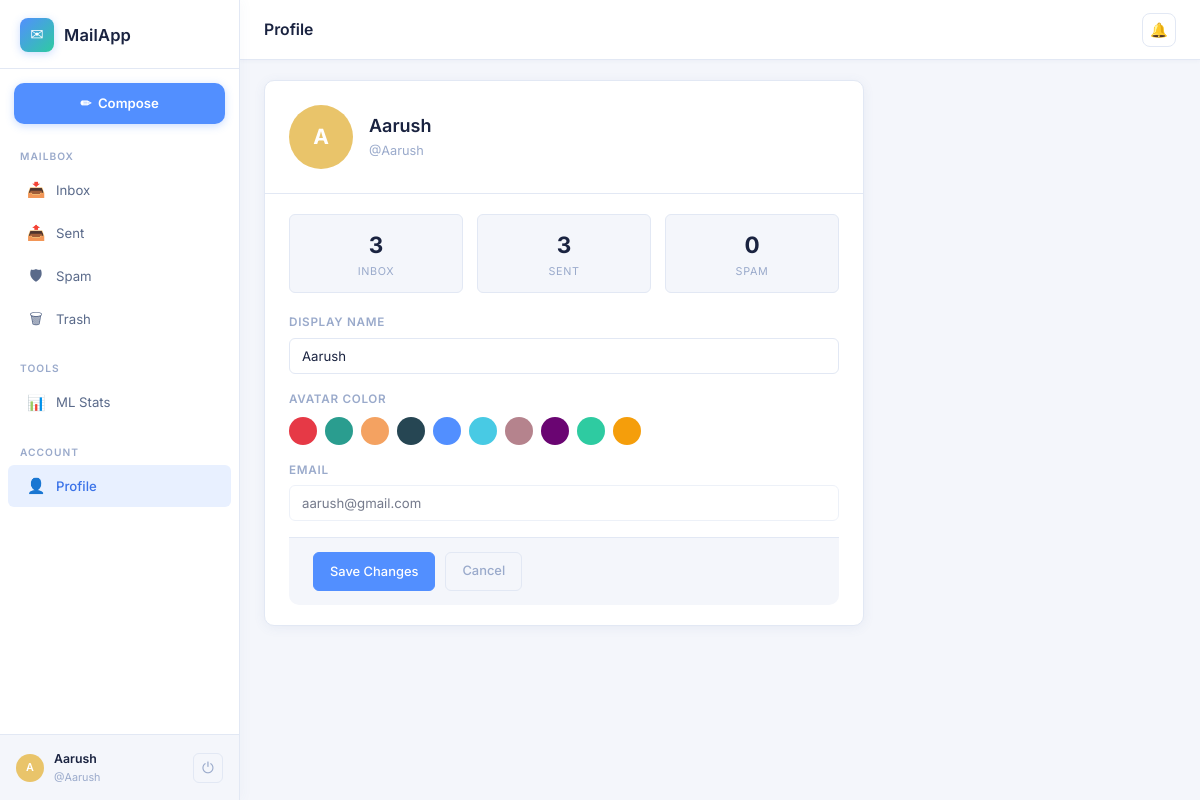
Screenshot of /profile (signed in) with the database file from the repository.
### tables this page shows
CREATE TABLE users (
    id            INTEGER PRIMARY KEY AUTOINCREMENT,
    username      TEXT    NOT NULL UNIQUE COLLATE NOCASE,
    email         TEXT    NOT NULL UNIQUE COLLATE NOCASE,
    password_hash TEXT    NOT NULL,
    display_name  TEXT,
    avatar_color  TEXT    DEFAULT '#6c63ff',
    created_at    DATETIME DEFAULT CURRENT_TIMESTAMP,
    last_login    DATETIME
);

### routes/mail.py (the view, shortened to what this page needs)
@mail_bp.route("/profile", methods=["GET", "POST"])
@login_required
def profile():
    db = get_db()
    user_id = session["user_id"]
    user = db.execute("SELECT * FROM users WHERE id=?", (user_id,)).fetchone()
    stats = db.execute(
        """SELECT
             SUM(CASE WHEN folder='inbox' AND recipient_id=? THEN 1 ELSE 0 END) AS inbox_count,
             SUM(CASE WHEN folder='sent'  AND sender_id=?    THEN 1 ELSE 0 END) AS sent_count,
             SUM(CASE WHEN folder='spam'  AND recipient_id=? THEN 1 ELSE 0 END) AS spam_count
           FROM messages WHERE deleted_at IS NULL""",
        (user_id, user_id, user_id)
    ).fetchone()
    return render_template("profile.html", user=user, stats=stats,
                           folder_counts=_folder_counts(user_id))

### database.py (called while the page is built)
def get_db():
    if "db" not in g:
        db_path = current_app.config["DATABASE_URI"].replace("sqlite:///", "")
        g.db = sqlite3.connect(db_path, detect_types=sqlite3.PARSE_DECLTYPES)
        g.db.row_factory = sqlite3.Row          # access columns by name
        g.db.execute("PRAGMA foreign_keys = ON") # enforce FK constraints
    return g.db

### routes/mail.py (called while the page is built)
def login_required(f):
    @wraps(f)
    def decorated(*args, **kwargs):
        if "user_id" not in session:
            flash("Please log in to continue.", "info")
            return redirect(url_for("auth.login"))
        return f(*args, **kwargs)
    return decorated

def _folder_counts(user_id):
    db = get_db()
    rows = db.execute(
        """SELECT folder, COUNT(*) as cnt
           FROM messages
           WHERE recipient_id=? AND is_read=0 AND deleted_at IS NULL
             AND folder IN ('inbox','spam')
           GROUP BY folder""",
        (user_id,)
    ).fetchall()
    counts = {"inbox": 0, "sent": 0, "spam": 0, "trash": 0}
    for r in rows:
        counts[r["folder"]] = r["cnt"]
    return counts

### templates/profile.html (shortened to what this page needs)
{% extends "base.html" %}
{% set active_folder = 'profile' %}
{% block topbar_title %}Profile{% endblock %}
{% block content %}
<div class="profile-card">
  <div class="profile-header">
    <div class="avatar-lg" id="avatarPreview"
         style="background:{{ user.avatar_color or '#528fff' }}">
      {{ (user.display_name or user.username or '?')[0].upper() }}
    </div>
    <div class="profile-info">
      <div class="display-name">{{ user.display_name or user.username }}</div>
      <div class="username">@{{ user.username }}</div>
    </div>
  </div>
  <div class="profile-body">
    <div class="stats-row">
      <div class="stat-pill">
        <div class="num">{{ stats.inbox_count or 0 }}</div>
        <div class="lbl">Inbox</div>
      </div>
      <div class="stat-pill">
        <div class="num">{{ stats.sent_count or 0 }}</div>
        <div class="lbl">Sent</div>
      </div>
      <div class="stat-pill">
        <div class="num">{{ stats.spam_count or 0 }}</div>
        <div class="lbl">Spam</div>
      </div>
    </div>
    <form method="POST" action="{{ url_for('mail.profile') }}">
      <div class="form-row">
        <label for="display_name">Display Name</label>
        <input id="display_name" class="form-control" type="text" name="display_name"
               value="{{ user.display_name or user.username }}"
               placeholder="How you appear to others" maxlength="64" />
      </div>
      <div class="form-row">
        <label>Avatar Color</label>
        <div class="color-swatch-grid">
          {% for color in ['#e63946','#2a9d8f','#f4a261','#264653','#528fff','#48cae4','#b5838d','#6a0572','#2ecba1','#f59e0b'] %}
            <div class="color-swatch" data-color="{{ color }}"
                 style="background:{{ color }}"
                 title="{{ color }}"></div>
          {% endfor %}
        </div>
      </div>
      <div class="form-row">
        <label>Email</label>
        <input class="form-control" type="email" value="{{ user.email }}"
               disabled style="opacity:.6;cursor:not-allowed" />
      </div>
      <div class="profile-footer">
        <button type="submit" class="btn btn-primary">Save Changes</button>
        <a href="{{ url_for('mail.inbox') }}" class="btn btn-ghost">Cancel</a>
      </div>
    </form>
  </div>
</div>
{% endblock %}

### static/css/style.css (style rules this page uses)
:root { --bg-base: #f4f6fb; --bg-surface: #ffffff; --bg-elevated: #f0f3fa; --bg-hover: #eef1f8; --border-color: #e2e8f4; --border-accent: rgba(82,143,255,.3); --text-primary: #1a2340; --text-secondary: #5a6a8a; --text-muted: #9aaacb; --accent: #528fff; --accent-light: #e8f0ff; --accent-dark: #3a72e8; --teal: #2ecba1; --teal-light: #e6faf5; --danger: #ef4444; --danger-light: #fee8e8; --warning: #f59e0b; --warning-light: #fef3c7; --success: #22c55e; --success-light: #dcfce7; --radius: 10px; --radius-sm: 6px; --shadow: 0 2px 12px rgba(80,100,160,.08); --shadow-md: 0 4px 20px rgba(80,100,160,.12); --sidebar-width: 240px; --topbar-height: 60px; --surface: #ffffff; --font-body: 'Inter', system-ui, sans-serif; --transition: all .16s ease; }
*, *::before, *::after { box-sizing: border-box; margin: 0; padding: 0; }
html { font-size: 15px; }
body { font-family: var(--font-body); background: var(--bg-base); color: var(--text-primary); min-height: 100vh; line-height: 1.6; -webkit-font-smoothing: antialiased; }
a { color: var(--accent); text-decoration: none; }
input, textarea, select, button { font-family: inherit; }
.btn { display: inline-flex; align-items: center; gap: 6px; padding: 8px 16px; border-radius: var(--radius-sm); font-size: .86rem; font-weight: 500; cursor: pointer; border: 1px solid transparent; transition: var(--transition); text-decoration: none; }
.btn-primary { background: var(--accent); color: #fff; border-color: var(--accent); }
.btn-ghost { background: none; color: var(--text-muted); border-color: var(--border-color); }
.form-control { width: 100%; padding: 9px 12px; background: var(--bg-surface); border: 1px solid var(--border-color); border-radius: var(--radius-sm); font-size: .88rem; color: var(--text-primary); transition: var(--transition); outline: none; }
.form-row { margin-bottom: 16px; }
.form-row label { display: block; font-size: .78rem; font-weight: 600; text-transform: uppercase; letter-spacing: .06em; color: var(--text-muted); margin-bottom: 6px; }
.profile-card { background: var(--bg-surface); border: 1px solid var(--border-color); border-radius: var(--radius); box-shadow: var(--shadow); max-width: 600px; }
.profile-header { padding: 24px; border-bottom: 1px solid var(--border-color); display: flex; align-items: center; gap: 16px; }
.avatar-lg { width: 64px; height: 64px; border-radius: 50%; display: flex; align-items: center; justify-content: center; color: #fff; font-size: 1.4rem; font-weight: 700; flex-shrink: 0; }
.profile-info { flex: 1; }
.profile-info .display-name { font-size: 1.2rem; font-weight: 600; color: var(--text-primary); }
.profile-info .username { font-size: .85rem; color: var(--text-muted); }
.profile-body { padding: 20px 24px; }
.profile-footer { padding: 14px 24px; border-top: 1px solid var(--border-color); background: var(--bg-base); border-radius: 0 0 var(--radius) var(--radius); display: flex; gap: 10px; }
.stats-row { display: flex; gap: 14px; margin-bottom: 20px; }
.stat-pill { flex: 1; text-align: center; padding: 12px; background: var(--bg-base); border: 1px solid var(--border-color); border-radius: var(--radius-sm); }
.stat-pill .num { font-size: 1.5rem; font-weight: 700; color: var(--text-primary); }
.stat-pill .lbl { font-size: .72rem; color: var(--text-muted); text-transform: uppercase; letter-spacing: .06em; }
.color-swatch-grid { display: flex; flex-wrap: wrap; gap: 8px; margin-top: 8px; }
.color-swatch { width: 28px; height: 28px; border-radius: 50%; cursor: pointer; border: 3px solid transparent; transition: var(--transition); }

### rows the page displays
users: display_name "A", display_name "Aarush", username "Aarush", email "aarush@gmail.com"

### other values shown
{{ session.get('display_name') or session.get('username') }} "Aarush"
{{ session.get('username') }} "Aarush"
{{ stats.inbox_count or 0 }} "3"
{{ stats.sent_count or 0 }} "3"
{{ stats.spam_count or 0 }} "0"
